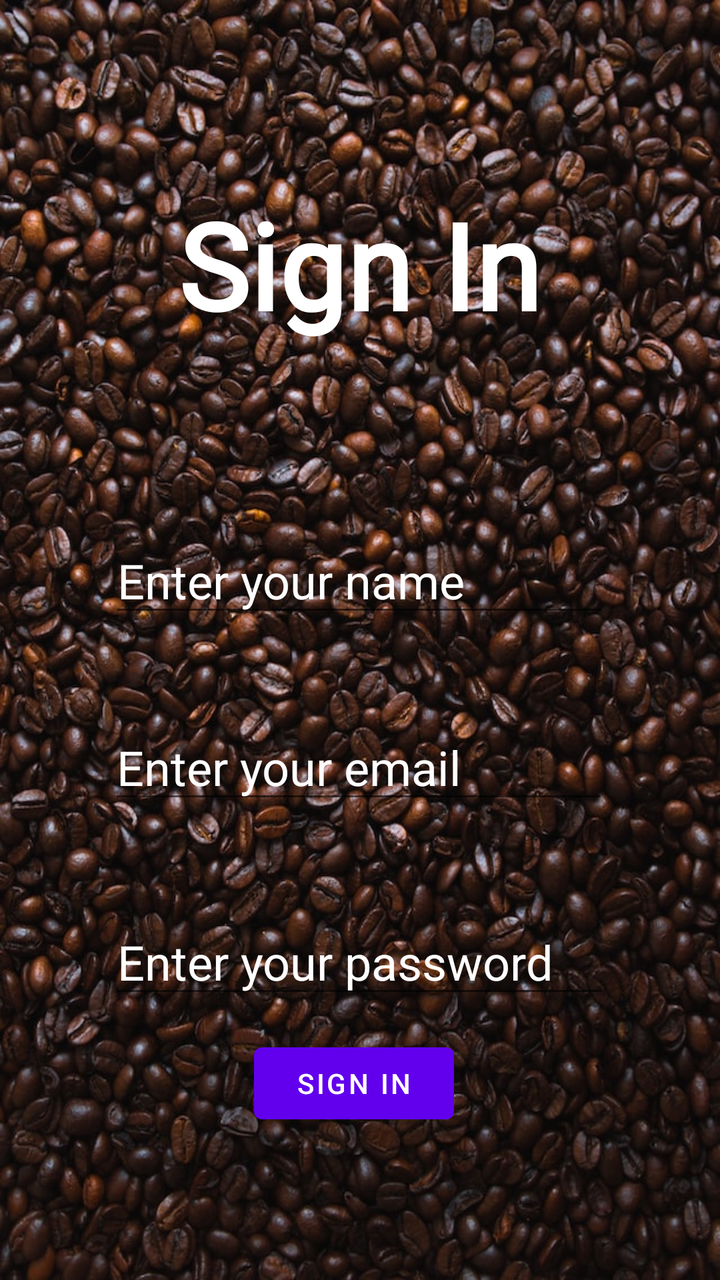
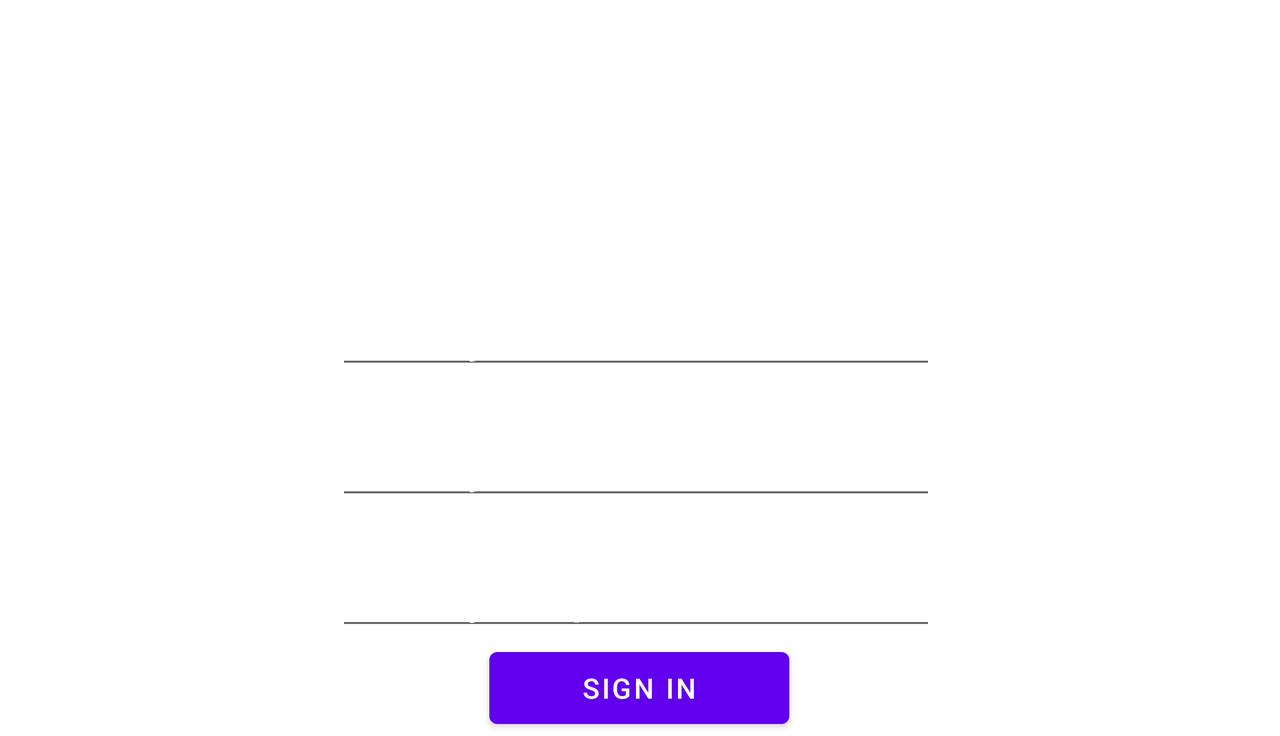

The same Android screen from two of the app's own layout files: first res/layout/ as a phone draws it, then the repository's variant for another configuration, drawn on a device whose configuration selects that folder. Both files follow.
<!-- AndroidManifest.xml: application theme Theme.Week2 -->
<!-- res/layout/login_account.xml -->
<?xml version="1.0" encoding="utf-8"?>

<androidx.constraintlayout.widget.ConstraintLayout xmlns:android="http://schemas.android.com/apk/res/android"
    xmlns:app="http://schemas.android.com/apk/res-auto"
    xmlns:tools="http://schemas.android.com/tools"
    android:layout_width="match_parent"
    android:layout_height="match_parent"
    android:background="@drawable/main_wallpaper">

    <TextView
        android:id="@+id/signIn"
        android:layout_width="wrap_content"
        android:layout_height="wrap_content"
        android:layout_marginTop="92dp"
        android:fontFamily="@font/alegreya_sc"
        android:text="@string/sign_in"
        android:textColor="@color/white"
        android:textSize="60sp"
        android:textStyle="bold"
        app:layout_constraintEnd_toEndOf="parent"
        app:layout_constraintHorizontal_bias="0.498"
        app:layout_constraintStart_toStartOf="parent"
        app:layout_constraintTop_toTopOf="parent" />

    <EditText
        android:id="@+id/userName"
        android:layout_width="250dp"
        android:layout_height="wrap_content"
        android:layout_marginTop="92dp"
        android:autofillHints="Name"
        android:ems="10"
        android:hint="@string/enter_your_name"
        android:inputType="textPersonName"
        android:minHeight="48dp"
        android:textColor="@color/white"
        android:textColorHint="@color/white"
        android:textSize="24sp"
        app:layout_constraintEnd_toEndOf="parent"
        app:layout_constraintHorizontal_bias="0.496"
        app:layout_constraintStart_toStartOf="parent"
        app:layout_constraintTop_toBottomOf="@+id/signIn"
        tools:ignore="LabelFor,SpeakableTextPresentCheck" />

    <EditText
        android:id="@+id/userEmail"
        android:layout_width="250dp"
        android:layout_height="wrap_content"
        android:layout_marginTop="44dp"
        android:autofillHints="Enter your email"
        android:ems="10"
        android:hint="@string/enter_your_email"
        android:inputType="textPersonName"
        android:minHeight="48dp"
        android:textColor="@color/white"
        android:textColorHint="@color/white"
        android:textSize="24sp"
        app:layout_constraintEnd_toEndOf="parent"
        app:layout_constraintHorizontal_bias="0.495"
        app:layout_constraintStart_toStartOf="parent"
        app:layout_constraintTop_toBottomOf="@+id/userName"
        tools:ignore="LabelFor,TextFields,TextContrastCheck,TextContrastCheck" />

    <EditText
        android:id="@+id/userPassword"
        android:layout_width="250dp"
        android:layout_height="wrap_content"
        android:layout_marginTop="48dp"
        android:autofillHints="Enter your password"
        android:ems="10"
        android:hint="@string/enter_your_password"
        android:inputType="textPassword"
        android:minHeight="48dp"
        android:textColor="@color/white"
        android:textColorHint="@color/white"
        android:textSize="24sp"
        app:layout_constraintEnd_toEndOf="parent"
        app:layout_constraintHorizontal_bias="0.496"
        app:layout_constraintStart_toStartOf="parent"
        app:layout_constraintTop_toBottomOf="@+id/userEmail"
        tools:ignore="LabelFor,MissingConstraints,TextFields,TextContrastCheck,TextContrastCheck" />

    <Button
        android:id="@+id/loginBtn"
        android:layout_width="100dp"
        android:layout_height="wrap_content"
        android:text="@string/sign_in"
        android:textColor="#FFFFFF"
        app:layout_constraintBottom_toBottomOf="parent"
        app:layout_constraintEnd_toEndOf="parent"
        app:layout_constraintHorizontal_bias="0.488"
        app:layout_constraintStart_toStartOf="parent"
        app:layout_constraintTop_toBottomOf="@+id/userPassword"
        app:layout_constraintVertical_bias="0.155"
        tools:ignore="DuplicateSpeakableTextCheck" />
</androidx.constraintlayout.widget.ConstraintLayout>
<!-- resources referenced by this layout -->
<resources>
  <color name="white">#FFFFFFFF</color>
  <!-- drawable main_wallpaper: jpg bitmap (drawable, 189165 bytes) -->
  <string name="enter_your_email">Enter your email</string>
  <string name="enter_your_name">Enter your name</string>
  <string name="enter_your_password">Enter your password</string>
  <string name="sign_in">Sign In</string>
  <style name="Theme.Week2" parent="Theme.MaterialComponents.DayNight.DarkActionBar">
          
          <item name="colorPrimary">@color/purple_500</item>
          <item name="colorPrimaryVariant">@color/purple_700</item>
          <item name="colorOnPrimary">@color/white</item>
          
          <item name="colorSecondary">@color/teal_200</item>
          <item name="colorSecondaryVariant">@color/teal_700</item>
          <item name="colorOnSecondary">@color/black</item>
          
          <item name="android:statusBarColor" tools:targetApi="l">?attr/colorPrimaryVariant</item>
          
      </style>
  <color name="purple_500">#FF6200EE</color>
  <color name="purple_700">#FF3700B3</color>
  <color name="teal_200">#FF03DAC5</color>
  <color name="teal_700">#FF018786</color>
  <color name="black">#FF000000</color>
</resources>
<!-- res/layout-land/login_account.xml (the repository's variant of the layout above) -->
<!-- drawn on the phone turned sideways -->
<?xml version="1.0" encoding="utf-8"?>
<ScrollView  xmlns:android="http://schemas.android.com/apk/res/android"
    xmlns:app="http://schemas.android.com/apk/res-auto"
    xmlns:tools="http://schemas.android.com/tools"
    android:layout_width="match_parent"
    android:layout_height="match_parent"
    android:fillViewport="true"
    android:background="@drawable/main_wallpaper_land">

    <androidx.constraintlayout.widget.ConstraintLayout
    android:layout_width="match_parent"
    android:layout_height="wrap_content">

        <TextView
            android:id="@+id/signIn"
            android:layout_width="wrap_content"
            android:layout_height="wrap_content"
            android:layout_marginTop="32dp"
            android:fontFamily="@font/alegreya_sc"
            android:text="@string/sign_in"
            android:textColor="@color/white"
            android:textSize="60sp"
            android:textStyle="bold"
            app:layout_constraintEnd_toEndOf="parent"
            app:layout_constraintStart_toStartOf="parent"
            app:layout_constraintTop_toTopOf="parent" />

        <EditText
            android:id="@+id/userName"
            android:layout_width="300dp"
            android:layout_height="wrap_content"
            android:layout_marginTop="28dp"
            android:autofillHints="Name"
            android:ems="10"
            android:hint="@string/enter_your_name"
            android:inputType="textPersonName"
            android:minHeight="48dp"
            android:textColor="@color/white"
            android:textColorHint="@color/white"
            android:textSize="24sp"
            app:layout_constraintEnd_toEndOf="parent"
            app:layout_constraintHorizontal_bias="0.494"
            app:layout_constraintStart_toStartOf="parent"
            app:layout_constraintTop_toBottomOf="@+id/signIn"
            tools:ignore="LabelFor,SpeakableTextPresentCheck" />

        <EditText
            android:id="@+id/userEmail"
            android:layout_width="300dp"
            android:layout_height="wrap_content"
            android:layout_marginTop="16dp"
            android:autofillHints="Enter your email"
            android:ems="10"
            android:hint="@string/enter_your_email"
            android:inputType="textPersonName"
            android:minHeight="48dp"
            android:textColor="@color/white"
            android:textColorHint="@color/white"
            android:textSize="24sp"
            app:layout_constraintEnd_toEndOf="parent"
            app:layout_constraintHorizontal_bias="0.494"
            app:layout_constraintStart_toStartOf="parent"
            app:layout_constraintTop_toBottomOf="@+id/userName"
            tools:ignore="LabelFor,TextFields,TextContrastCheck,TextContrastCheck" />

        <EditText
            android:id="@+id/userPassword"
            android:layout_width="300dp"
            android:layout_height="wrap_content"
            android:layout_marginTop="16dp"
            android:autofillHints="Enter your password"
            android:ems="10"
            android:hint="@string/enter_your_password"
            android:inputType="textPassword"
            android:minHeight="48dp"
            android:textColor="@color/white"
            android:textColorHint="@color/white"
            android:textSize="24sp"
            app:layout_constraintEnd_toEndOf="parent"
            app:layout_constraintHorizontal_bias="0.494"
            app:layout_constraintStart_toStartOf="parent"
            app:layout_constraintTop_toBottomOf="@+id/userEmail"
            tools:ignore="LabelFor,MissingConstraints,TextFields,TextContrastCheck,TextContrastCheck" />

        <Button
            android:id="@+id/loginBtn"
            android:layout_width="150dp"
            android:layout_height="wrap_content"
            android:text="@string/sign_in"
            android:textColor="#FFFFFF"
            app:layout_constraintBottom_toBottomOf="parent"
            app:layout_constraintEnd_toEndOf="parent"
            app:layout_constraintHorizontal_bias="0.499"
            app:layout_constraintStart_toStartOf="parent"
            app:layout_constraintTop_toBottomOf="@+id/userPassword"
            app:layout_constraintVertical_bias="0.409"
            tools:ignore="DuplicateSpeakableTextCheck" />
</androidx.constraintlayout.widget.ConstraintLayout>


</ScrollView>
<!-- resources referenced by the variant -->
<!-- as the phone turned sideways resolves them -->
<resources>
  <color name="white">#FFFFFFFF</color>
  <string name="enter_your_email">Enter your email</string>
  <string name="enter_your_name">Enter your name</string>
  <string name="enter_your_password">Enter your password</string>
  <string name="sign_in">Sign In</string>
  <style name="Theme.Week2" parent="Theme.MaterialComponents.DayNight.DarkActionBar">
          
          <item name="colorPrimary">@color/purple_500</item>
          <item name="colorPrimaryVariant">@color/purple_700</item>
          <item name="colorOnPrimary">@color/white</item>
          
          <item name="colorSecondary">@color/teal_200</item>
          <item name="colorSecondaryVariant">@color/teal_700</item>
          <item name="colorOnSecondary">@color/black</item>
          
          <item name="android:statusBarColor" tools:targetApi="l">?attr/colorPrimaryVariant</item>
          
      </style>
  <color name="purple_500">#FF6200EE</color>
  <color name="purple_700">#FF3700B3</color>
  <color name="teal_200">#FF03DAC5</color>
  <color name="teal_700">#FF018786</color>
  <color name="black">#FF000000</color>
</resources>
